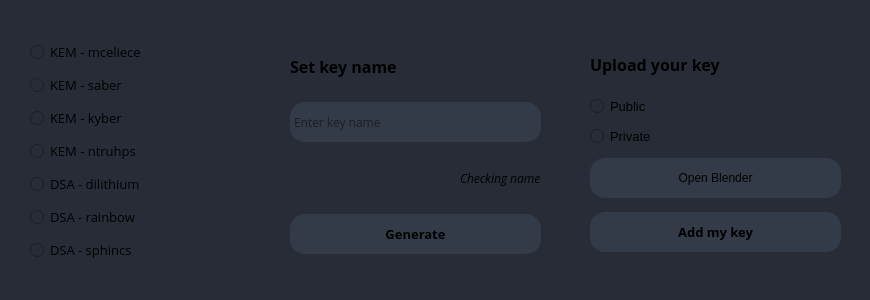
                   <widget class="QFrame" name="key_frame">
                    <property name="geometry">
                     <rect>
                      <x>10</x>
                      <y>0</y>
                      <width>870</width>
                      <height>300</height>
                     </rect>
                    </property>
                    <property name="sizePolicy">
                     <sizepolicy hsizetype="Maximum" vsizetype="Preferred">
                      <horstretch>0</horstretch>
                      <verstretch>0</verstretch>
                     </sizepolicy>
                    </property>
                    <property name="styleSheet">
                     <string notr="true">background-color: rgb(39, 44, 54);
border-radius: 5px;</string>
                    </property>
                    <property name="frameShape">
                     <enum>QFrame::StyledPanel</enum>
                    </property>
                    <property name="frameShadow">
                     <enum>QFrame::Raised</enum>
                    </property>
                    <widget class="QWidget" name="horizontalLayoutWidget">
                     <property name="geometry">
                      <rect>
                       <x>10</x>
                       <y>9</y>
                       <width>251</width>
                       <height>290</height>
                      </rect>
                     </property>
                     <layout class="QVBoxLayout" name="layout_key_box">
                      <property name="spacing">
                       <number>0</number>
                      </property>
                      <property name="sizeConstraint">
                       <enum>QLayout::SetDefaultConstraint</enum>
                      </property>
                      <property name="leftMargin">
                       <number>20</number>
                      </property>
                      <property name="topMargin">
                       <number>20</number>
                      </property>
                      <property name="rightMargin">
                       <number>20</number>
                      </property>
                      <property name="bottomMargin">
                       <number>20</number>
                      </property>
                      <item>
                       <widget class="QRadioButton" name="key_checkbox1">
                        <property name="minimumSize">
                         <size>
                          <width>0</width>
                          <height>20</height>
                         </size>
                        </property>
                        <property name="font">
                         <font>
                          <family>Open Sans</family>
                          <pointsize>10</pointsize>
                          <weight>50</weight>
                          <bold>false</bold>
                         </font>
                        </property>
                        <property name="styleSheet">
                         <string notr="true"/>
                        </property>
                        <property name="text">
                         <string>KEM - mceliece</string>
                        </property>
                       </widget>
                      </item>
                      <item>
                       <widget class="QRadioButton" name="key_checkbox2">
                        <property name="minimumSize">
                         <size>
                          <width>0</width>
                          <height>20</height>
                         </size>
                        </property>
                        <property name="font">
                         <font>
                          <family>Open Sans</family>
                          <pointsize>10</pointsize>
                         </font>
                        </property>
                        <property name="text">
                         <string>KEM - saber</string>
                        </property>
                       </widget>
                      </item>
                      <item>
                       <widget class="QRadioButton" name="key_checkbox3">
                        <property name="minimumSize">
                         <size>
                          <width>0</width>
                          <height>20</height>
                         </size>
                        </property>
                        <property name="font">
                         <font>
                          <family>Open Sans</family>
                          <pointsize>10</pointsize>
                         </font>
                        </property>
                        <property name="text">
                         <string>KEM - kyber</string>
                        </property>
                       </widget>
                      </item>
                      <item>
                       <widget class="QRadioButton" name="key_checkbox4">
                        <property name="minimumSize">
                         <size>
                          <width>0</width>
                          <height>20</height>
                         </size>
                        </property>
                        <property name="font">
                         <font>
                          <family>Open Sans</family>
                          <pointsize>10</pointsize>
                         </font>
                        </property>
                        <property name="text">
                         <string>KEM - ntruhps</string>
                        </property>
                       </widget>
                      </item>
                      <item>
                       <widget class="QRadioButton" name="key_checkbox4_2">
                        <property name="minimumSize">
                         <size>
                          <width>0</width>
                          <height>20</height>
                         </size>
                        </property>
                        <property name="font">
                         <font>
                          <family>Open Sans</family>
                          <pointsize>10</pointsize>
                         </font>
                        </property>
                        <property name="text">
                         <string>DSA - dilithium</string>
                        </property>
                       </widget>
                      </item>
                      <item>
                       <widget class="QRadioButton" name="key_checkbox4_4">
                        <property name="minimumSize">
                         <size>
                          <width>0</width>
                          <height>20</height>
                         </size>
                        </property>
                        <property name="font">
                         <font>
                          <family>Open Sans</family>
                          <pointsize>10</pointsize>
                         </font>
                        </property>
                        <property name="text">
                         <string>DSA - rainbow</string>
                        </property>
                       </widget>
                      </item>
                      <item>
                       <widget class="QRadioButton" name="key_checkbox4_3">
                        <property name="minimumSize">
                         <size>
                          <width>0</width>
                          <height>20</height>
                         </size>
                        </property>
                        <property name="font">
                         <font>
                          <family>Open Sans</family>
                          <pointsize>10</pointsize>
                         </font>
                        </property>
                        <property name="text">
                         <string>DSA - sphincs</string>
                        </property>
                       </widget>
                      </item>
                     </layout>
                     <zorder>key_checkbox4</zorder>
                     <zorder>key_checkbox3</zorder>
                     <zorder>key_checkbox2</zorder>
                     <zorder>key_checkbox1</zorder>
                     <zorder>key_checkbox4_2</zorder>
                     <zorder>key_checkbox4_3</zorder>
                     <zorder>key_checkbox4_4</zorder>
                    </widget>
                    <widget class="QWidget" name="horizontalLayoutWidget_3">
                     <property name="geometry">
                      <rect>
                       <x>270</x>
                       <y>10</y>
                       <width>291</width>
                       <height>281</height>
                      </rect>
                     </property>
                     <layout class="QVBoxLayout" name="layout_setkey_box">
                      <property name="spacing">
                       <number>0</number>
                      </property>
                      <property name="sizeConstraint">
                       <enum>QLayout::SetDefaultConstraint</enum>
                      </property>
                      <property name="leftMargin">
                       <number>20</number>
                      </property>
                      <property name="topMargin">
                       <number>20</number>
                      </property>
                      <property name="rightMargin">
                       <number>20</number>
                      </property>
                      <property name="bottomMargin">
                       <number>20</number>
                      </property>
                      <item>
                       <widget class="QLabel" name="key_setname_label">
                        <property name="sizePolicy">
                         <sizepolicy hsizetype="Fixed" vsizetype="Fixed">
                          <horstretch>0</horstretch>
                          <verstretch>0</verstretch>
                         </sizepolicy>
                        </property>
                        <property name="minimumSize">
                         <size>
                          <width>0</width>
                          <height>40</height>
                         </size>
                        </property>
                        <property name="font">
                         <font>
                          <family>Open Sans</family>
                          <pointsize>12</pointsize>
                          <weight>75</weight>
                          <bold>true</bold>
                         </font>
                        </property>
                        <property name="text">
                         <string>Set key name</string>
                        </property>
                       </widget>
                      </item>
                      <item>
                       <widget class="QLineEdit" name="key_inputname_line">
                        <property name="sizePolicy">
                         <sizepolicy hsizetype="Expanding" vsizetype="Maximum">
                          <horstretch>0</horstretch>
                          <verstretch>0</verstretch>
                         </sizepolicy>
                        </property>
                        <property name="minimumSize">
                         <size>
                          <width>0</width>
                          <height>40</height>
                         </size>
                        </property>
                        <property name="font">
                         <font>
                          <family>Open Sans</family>
                         </font>
                        </property>
                        <property name="styleSheet">
                         <string notr="true">QLineEdit {
	border: 2px solid rgb(52, 59, 72);
	border-radius: 15px;	
	background-color: rgb(52, 59, 72);
}
QLineEdit:hover {
	background-color: rgb(57, 65, 80);
	border: 2px solid rgb(61, 70, 86);
}
QLineEdit:pressed {	
	background-color: rgb(35, 40, 49);
	border: 2px solid rgb(43, 50, 61);
}</string>
                        </property>
                        <property name="placeholderText">
                         <string>Enter key name</string>
                        </property>
                       </widget>
                      </item>
                      <item alignment="Qt::AlignRight">
                       <widget class="QLabel" name="key_checking_name">
                        <property name="sizePolicy">
                         <sizepolicy hsizetype="Expanding" vsizetype="Fixed">
                          <horstretch>0</horstretch>
                          <verstretch>0</verstretch>
                         </sizepolicy>
                        </property>
                        <property name="minimumSize">
                         <size>
                          <width>0</width>
                          <height>40</height>
                         </size>
                        </property>
                        <property name="font">
                         <font>
                          <family>Open Sans</family>
                          <italic>true</italic>
                         </font>
                        </property>
                        <property name="text">
                         <string>Checking name</string>
                        </property>
                       </widget>
                      </item>
                      <item>
                       <widget class="QPushButton" name="key_generate_button">
                        <property name="sizePolicy">
                         <sizepolicy hsizetype="Expanding" vsizetype="Fixed">
                          <horstretch>0</horstretch>
                          <verstretch>0</verstretch>
                         </sizepolicy>
                        </property>
                        <property name="minimumSize">
                         <size>
                          <width>0</width>
                          <height>40</height>
                         </size>
                        </property>
                        <property name="font">
                         <font>
                          <family>Open Sans</family>
                          <pointsize>10</pointsize>
                          <weight>75</weight>
                          <bold>true</bold>
                         </font>
                        </property>
                        <property name="styleSheet">
                         <string notr="true">QPushButton {
	border: 2px solid rgb(52, 59, 72);
border-radius: 15px;	
	background-color: rgb(52, 59, 72);
}
QPushButton:hover {
	background-color: rgb(57, 65, 80);
	border: 2px solid rgb(61, 70, 86);
}
QPushButton:pressed {	
	background-color: rgb(35, 40, 49);
	border: 2px solid rgb(43, 50, 61);
}</string>
                        </property>
                        <property name="text">
                         <string>Generate</string>
                        </property>
                        <property name="flat">
                         <bool>false</bool>
                        </property>
                       </widget>
                      </item>
                     </layout>
                    </widget>
                    <widget class="QWidget" name="horizontalLayoutWidget_4">
                     <property name="geometry">
                      <rect>
                       <x>570</x>
                       <y>10</y>
                       <width>291</width>
                       <height>281</height>
                      </rect>
                     </property>
                     <layout class="QVBoxLayout" name="layout_key_uploadkey">
                      <property name="spacing">
                       <number>0</number>
                      </property>
                      <property name="sizeConstraint">
                       <enum>QLayout::SetDefaultConstraint</enum>
                      </property>
                      <property name="leftMargin">
                       <number>20</number>
                      </property>
                      <property name="topMargin">
                       <number>20</number>
                      </property>
                      <property name="rightMargin">
                       <number>20</number>
                      </property>
                      <property name="bottomMargin">
                       <number>20</number>
                      </property>
                      <item>
                       <widget class="QLabel" name="key_uploadkey_label">
                        <property name="sizePolicy">
                         <sizepolicy hsizetype="Minimum" vsizetype="Fixed">
                          <horstretch>0</horstretch>
                          <verstretch>0</verstretch>
                         </sizepolicy>
                        </property>
                        <property name="minimumSize">
                         <size>
                          <width>0</width>
                          <height>40</height>
                         </size>
                        </property>
                        <property name="font">
                         <font>
                          <family>Open Sans</family>
                          <pointsize>12</pointsize>
                          <weight>75</weight>
                          <bold>true</bold>
                         </font>
                        </property>
                        <property name="text">
                         <string>Upload your key</string>
                        </property>
                       </widget>
                      </item>
                      <item>
                       <widget class="QRadioButton" name="key_public_radio_button">
                        <property name="font">
                         <font>
                          <pointsize>10</pointsize>
                         </font>
                        </property>
                        <property name="text">
                         <string>Public</string>
                        </property>
                       </widget>
                      </item>
                      <item>
                       <widget class="QRadioButton" name="key_private_radio_button">
                        <property name="font">
                         <font>
                          <pointsize>10</pointsize>
                         </font>
                        </property>
                        <property name="text">
                         <string>Private</string>
                        </property>
                       </widget>
                      </item>
                      <item>
                       <widget class="QPushButton" name="key_upload_button">
                        <property name="minimumSize">
                         <size>
                          <width>150</width>
                          <height>40</height>
                         </size>
                        </property>
                        <property name="font">
                         <font>
                          <family>Segoe UI</family>
                          <pointsize>9</pointsize>
                         </font>
                        </property>
                        <property name="styleSheet">
                         <string notr="true">QPushButton {
	border: 2px solid rgb(52, 59, 72);
border-radius: 15px;	
	background-color: rgb(52, 59, 72);
}
QPushButton:hover {
	background-color: rgb(57, 65, 80);
	border: 2px solid rgb(61, 70, 86);
}
QPushButton:pressed {	
	background-color: rgb(35, 40, 49);
	border: 2px solid rgb(43, 50, 61);
}</string>
                        </property>
                        <property name="text">
                         <string>Open Blender</string>
                        </property>
                        <property name="icon">
                         <iconset resource="files.qrc">
                          <normaloff>:/16x16/icons/16x16/cil-folder-open.png</normaloff>:/16x16/icons/16x16/cil-folder-open.png</iconset>
                        </property>
                       </widget>
                      </item>
                      <item>
                       <widget class="QPushButton" name="key_generate_button_2">
                        <property name="sizePolicy">
                         <sizepolicy hsizetype="Expanding" vsizetype="Fixed">
                          <horstretch>0</horstretch>
                          <verstretch>0</verstretch>
                         </sizepolicy>
                        </property>
                        <property name="minimumSize">
                         <size>
                          <width>0</width>
                          <height>40</height>
                         </size>
                        </property>
                        <property name="font">
                         <font>
                          <family>Open Sans</family>
                          <pointsize>10</pointsize>
                          <weight>75</weight>
                          <bold>true</bold>
                         </font>
                        </property>
                        <property name="styleSheet">
                         <string notr="true">QPushButton {
	border: 2px solid rgb(52, 59, 72);
border-radius: 15px;	
	background-color: rgb(52, 59, 72);
}
QPushButton:hover {
	background-color: rgb(57, 65, 80);
	border: 2px solid rgb(61, 70, 86);
}
QPushButton:pressed {	
	background-color: rgb(35, 40, 49);
	border: 2px solid rgb(43, 50, 61);
}</string>
                        </property>
                        <property name="text">
                         <string>Add my key</string>
                        </property>
                        <property name="flat">
                         <bool>false</bool>
                        </property>
                       </widget>
                      </item>
                     </layout>
                    </widget>
                   </widget>
